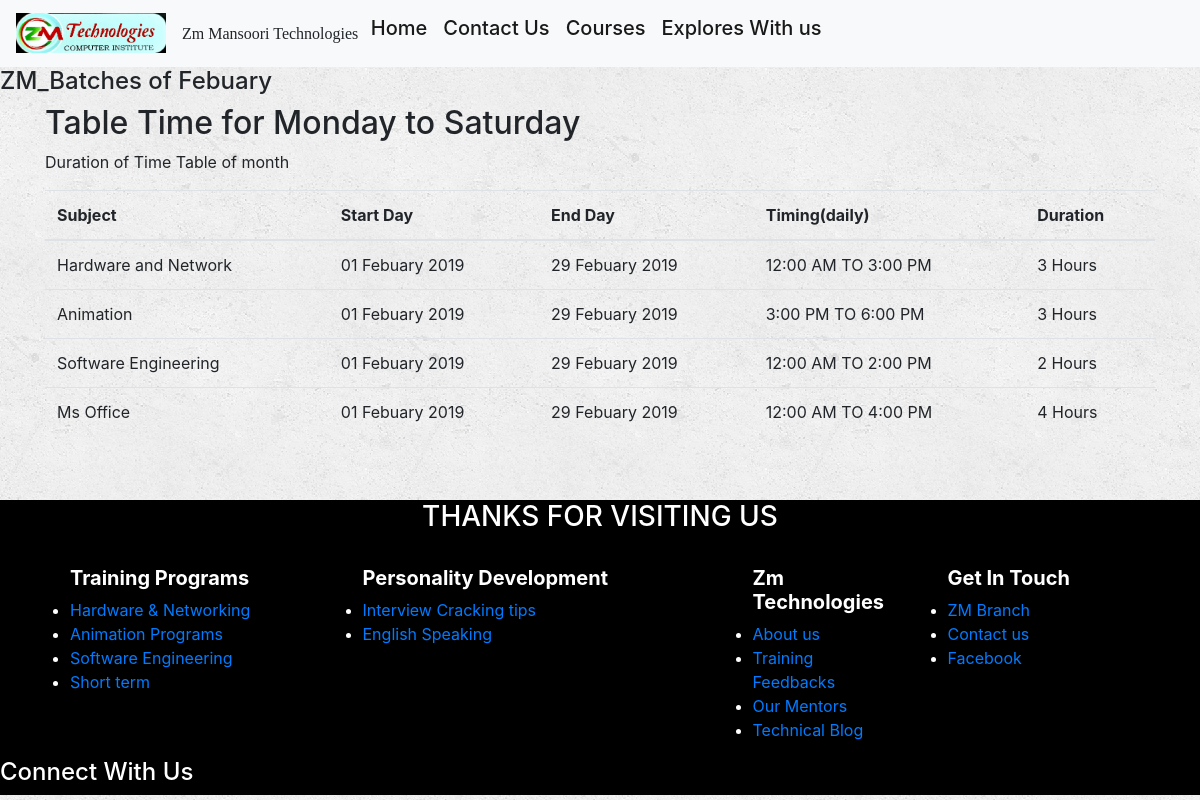
Page /zm/zm_branch/ on the committed database.
### zm/models.py (models this page shows, shortened)
class batches(models.Model):
    subject = models.CharField(max_length=50)
    start_day = models.CharField(max_length=100)
    end_day = models.CharField(max_length=100)
    timing = models.CharField(max_length=100)
    duration = models.CharField(max_length=50)
    true = models.BooleanField(default=False)

### zm/views.py (the view)
# urls.py: path('zm_branch/', views.zm_branch, name='zm_branch')
def zm_branch(request):
    batches1 = batches.objects.all()
    return render(request, 'zm_branch.html',{'batches1': batches1})

### zm/templates/zm_branch.html (shortened to what this page needs)
{% extends 'index.html' %}
{% load static %}
{% block content %}
<h4>ZM_Batches of Febuary</h4>
<div class="container">
    <h2> Table Time for Monday to Saturday</h2>
    <p>Duration of Time Table of month</p>
    <table class="table">
      <thead>
        <tr>
          <th>Subject</th>
          <th>Start Day</th>
          <th>End Day</th>
          <th>Timing(daily)</th>
          <th>Duration</th>
        </tr>
      </thead>
      <tbody>
        {% for batches1 in batches1 %}
        <tr>
          {% if batches1.true == 0 %}
          <td>{{batches1.subject}}</td>
          <td>{{batches1.start_day}}</td>
          <td>{{batches1.end_day}}</td>
          <td>{{batches1.timing}}</td>
          <td>{{batches1.duration}}</td>
          {% endif %}
        </tr>
        {% endfor %}
      </tbody>
    </table>
  </div>
  <br>
{% endblock %}

### zm/static/css/style.css (style rules this page uses)
body { background: white url("image/background.png"); }

### rows in the picture
batches: subject "Hardware and Network", start_day "01 Febuary 2019", end_day "29 Febuary 2019", timing "12:00 AM TO 3:00 PM", duration "3 Hours"
batches: subject "Animation", start_day "01 Febuary 2019", end_day "29 Febuary 2019", timing "3:00 PM TO 6:00 PM", duration "3 Hours"
batches: subject "Software Engineering", start_day "01 Febuary 2019", end_day "29 Febuary 2019", timing "12:00 AM TO 2:00 PM", duration "2 Hours"
batches: subject "Ms Office", start_day "01 Febuary 2019", end_day "29 Febuary 2019", timing "12:00 AM TO 4:00 PM", duration "4 Hours"
